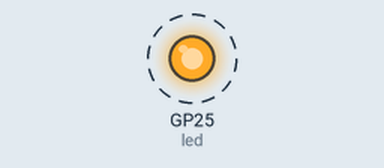
A program run on a simulated Raspberry Pi Pico running MicroPython. On the bench: output pins drawn as LEDs (lit = HIGH). Dashed ring = blinking.

Above: at 0.1 s.
Timing chart, 0 to 3.0 s (numbered marks = the images above):
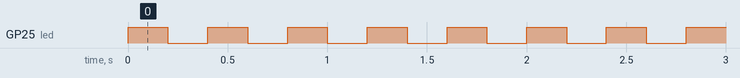

Measured:
- by itself, GP25 (led): alternates HIGH for 0.20 s and LOW for 0.20 s

The program:

Prog2_ControlSpeed.py
```python
# Level 1 - Control Speed

from machine import Pin # type: ignore
import time

led = Pin("LED", Pin.OUT)
delay = 0.2 # the value smaller = faster the blink

while True:
    led.on()
    time.sleep(delay)
    led.off()
    time.sleep(delay)
```
